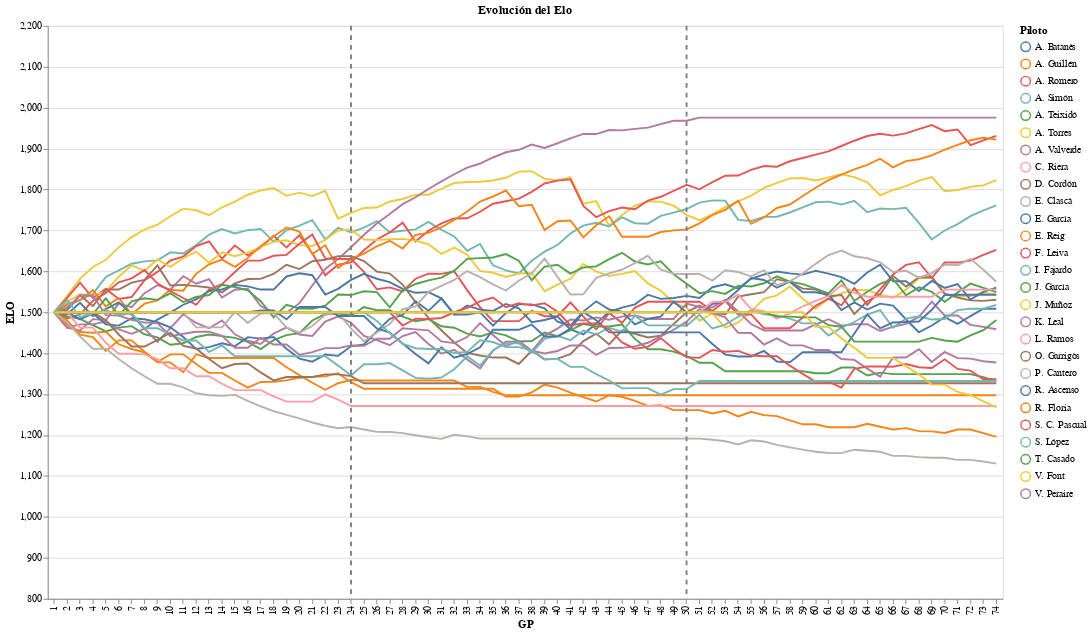

Notebook code cell kept with this figure:
### Code cell
selector = alt.selection_point(fields=['Piloto'], bind='legend', toggle='true')

linea_temporada1 = alt.Chart(pd.DataFrame({'GP': [24]})).mark_rule(
    color='gray',
    strokeDash=[5, 5],
    size=2
).encode(
    x='GP:O'
)
linea_temporada2 = alt.Chart(pd.DataFrame({'GP': [50]})).mark_rule(
    color='gray',
    strokeDash=[5, 5],
    size=2
).encode(
    x='GP:O'
)
chart_base = alt.Chart(dataframeElos).mark_line().encode(
    x='GP:O',
    y=alt.Y('ELO:Q', scale=alt.Scale(domain=[800,2200])),
    color='Piloto:N',
    opacity=alt.condition(selector, alt.value(1), alt.value(0.1))
).add_params(
    selector
)
tooltip = alt.Chart(dataframeElos).mark_point(
    opacity=0  # invisible
).encode(
    x='GP:O',
    y=alt.Y('ELO:Q', scale=alt.Scale(domain=[800,2200])),
    color='Piloto:N',
    tooltip=['ELO:Q']
)

chart_final = (chart_base + linea_temporada1+linea_temporada2+tooltip).properties(
    width=1000,
    height=600,
    title='Evolución del Elo'
)
chart_final

### Figure 1 — Vega-Lite specification as saved in the notebook (floating-point values rounded to 4 significant figures; data arrays with more than 128 entries replaced by an {"elided": "..."} marker saying what was removed)
{"config": {"view": {"continuousWidth": 300, "continuousHeight": 300}}, "layer": [{"data": {"name": "data-cb2b790c8b2bc7a2827ebfe4fe4f7fc7"}, "mark": {"type": "line"}, "encoding": {"color": {"field": "Piloto", "type": "nominal"}, "opacity": {"condition": {"param": "param_49", "value": 1}, "value": 0.1}, "x": {"field": "GP", "type": "ordinal"}, "y": {"field": "ELO", "scale": {"domain": [800, 2200]}, "type": "quantitative"}}, "name": "view_68"}, {"data": {"name": "data-14295def94170c37ade63d7ce679a333"}, "mark": {"type": "rule", "color": "gray", "size": 2, "strokeDash": [5, 5]}, "encoding": {"x": {"field": "GP", "type": "ordinal"}}}, {"data": {"name": "data-8f21f609cee76ccc639b8b653eb23236"}, "mark": {"type": "rule", "color": "gray", "size": 2, "strokeDash": [5, 5]}, "encoding": {"x": {"field": "GP", "type": "ordinal"}}}, {"data": {"name": "data-cb2b790c8b2bc7a2827ebfe4fe4f7fc7"}, "mark": {"type": "point", "opacity": 0}, "encoding": {"color": {"field": "Piloto", "type": "nominal"}, "tooltip": [{"field": "ELO", "type": "quantitative"}], "x": {"field": "GP", "type": "ordinal"}, "y": {"field": "ELO", "scale": {"domain": [800, 2200]}, "type": "quantitative"}}}], "height": 600, "params": [{"name": "param_49", "select": {"type": "point", "fields": ["Piloto"], "toggle": "true"}, "bind": "legend", "views": ["view_68"]}], "title": "Evolución del Elo", "width": 1000, "$schema": "https://vega.github.io/schema/vega-lite/v5.20.1.json", "datasets": {"data-cb2b790c8b2bc7a2827ebfe4fe4f7fc7": {"elided": "1998 records"}, "data-14295def94170c37ade63d7ce679a333": [{"GP": 24}], "data-8f21f609cee76ccc639b8b653eb23236": [{"GP": 50}]}}
